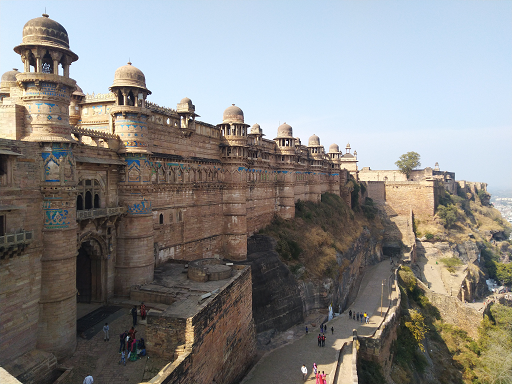
#> input picture Files used as input/img1.bmp, 512 x 384 px, found by its file name
$ python 'C2_16 displaying_Images_myPackage_way - Copy.py'
#> lines starting #> are read from the running program, lines starting #| are printed output that depends on the picture
### Chapter 09/my_package/my_functions.py
#======================================================================
# Purpose : creating custom functions for usage
#======================================================================

import matplotlib.pyplot as plt
import cv2
import numpy as np

# Function my_imshow is used to display image using matplotlib method and is
# usually used with subplots

def my_imshow(input_image,str='',ax='Nothing Passed'):
    if ax=='Nothing Passed':
        fig1,ax1=plt.subplots()
        fig1.show()
        if input_image.ndim==3:
            plt.imshow(cv2.cvtColor(input_image, cv2.COLOR_BGR2RGB))
        else:
            plt.imshow(cv2.cvtColor(input_image, cv2.COLOR_GRAY2RGB))
        plt.axis("off")
        plt.gca().set_title(str)
        return fig1,ax1
    else:
        if input_image.ndim==3:
            ax.imshow(cv2.cvtColor(input_image, cv2.COLOR_BGR2RGB))
        else:
            ax.imshow(cv2.cvtColor(input_image, cv2.COLOR_GRAY2RGB))
        ax.axis("off")
        ax.set_title(str)

# Function norm_uint8 defined below,
# Normalises and convert to uint8 an input_image and return the same, usually
# used while displaying a grayscale image which has been converted to float32
# during processing

# [5 lines left out: function norm_uint8, not called in this run]


### Chapter 02/C2_16 displaying_Images_myPackage_way - Copy.py
#======================================================================
# PURPOSE : Defining custom package and use it in future
#======================================================================

import cv2, matplotlib.pyplot as plt,numpy as np
import my_package.my_functions as mf # This is a user defined package

# Read the image
input_image1=cv2.imread('img1.bmp',1)
#> input_image1 is the input picture: shape (384, 512, 3); mean B, G, R 132.7, 134.8, 136.5
input_image2=cv2.imread('img2.bmp',0)
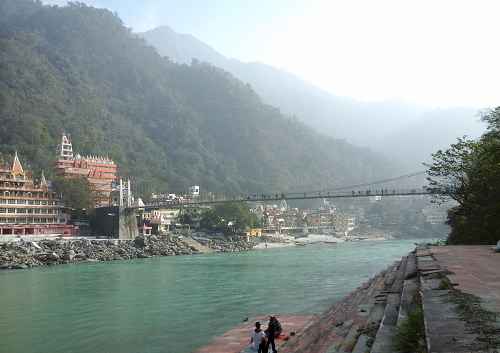
#> input picture Files used as input/img2.bmp, 500 x 353 px, found by its file name
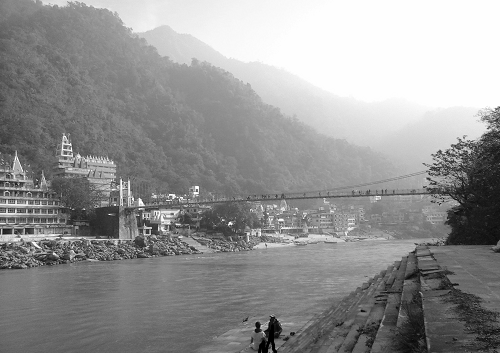
#> input_image2: shape (353, 500); min 0, max 255, mean 147.1
# Second argument in above command is 1 for reading image as colored
# and 0 for reading it as grayscale

# Displaying images with Matplotlib
fig1,ax1=plt.subplots(1,2)
fig1.show()

mf.my_imshow(input_image1,"The Gwalior Fort",ax1[0])
mf.my_imshow(input_image2,"The Ganges",ax1[1])
cv2.imwrite("result1.bmp",input_image1)
cv2.imwrite("result2.bmp",input_image2)

plt.show()
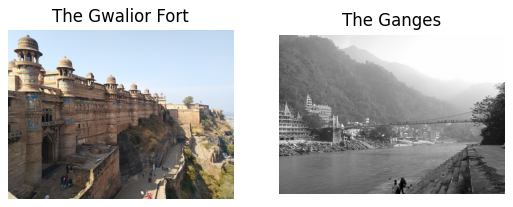
#> figure drawn by matplotlib, 2 panels
print("Completed Successfully ...")
